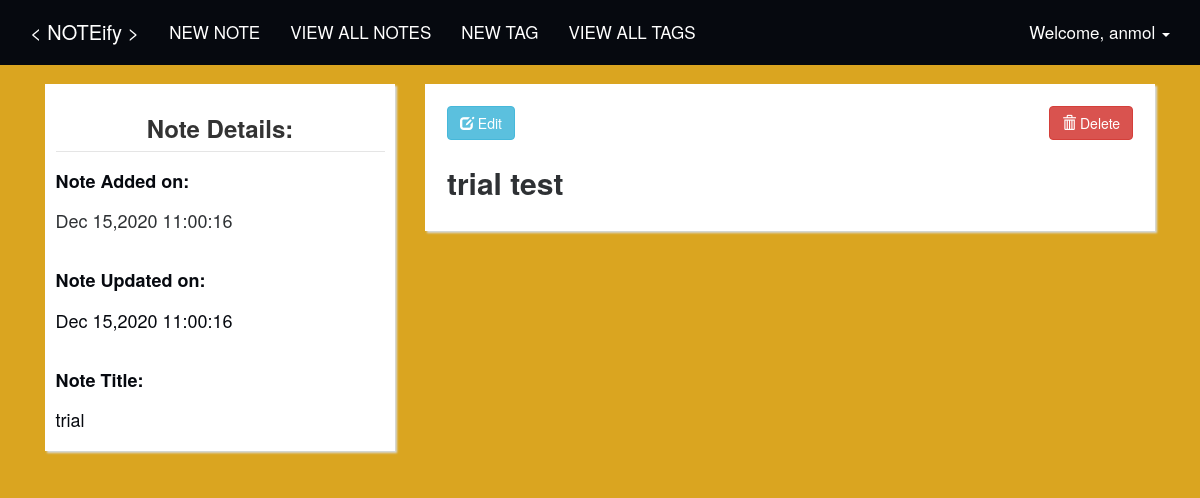
Screenshot of /notes/25/ (signed in) with the database file from the repository.
### tables this page shows
CREATE TABLE `notes` (
  `id` INTEGER NOT NULL PRIMARY KEY AUTOINCREMENT,
  `created` TIMESTAMP NOT NULL DEFAULT (strftime('%Y-%m-%d %H:%M:%S', 'now', 'localtime')),
  `updated` TIMESTAMP NOT NULL DEFAULT (strftime('%Y-%m-%d %H:%M:%S', 'now', 'localtime')),
  `note_title` VARCHAR(255),
  `note` TEXT,
  `note_markdown` TEXT,
  `tags` VARCHAR(200),
  `user_id` INTEGER,
  FOREIGN KEY(user_id) REFERENCES users(id)
);

### core/views.py (the view)
@core.route("/notes/<id>/")
@login_required
def view_note(id):
    notes = functions.get_data_using_id(id)
    return render_template('view_note.html', notes=notes, username=session['username'])

### core/views.py (called while the page is built)
@current_app.template_filter()
def custom_date(date):
    import datetime
    date = datetime.datetime.strptime(date, '%Y-%m-%d %H:%M:%S')
    return date.strftime('%b %d,%Y %H:%M:%S')

### utils/functions.py (called while the page is built)
def get_database_connection():
    import sqlite3
    sqlite_file = 'notes.db'
    file_exists = os.path.isfile(sqlite_file)
    conn = sqlite3.connect(sqlite_file)
    if not file_exists:
        create_sqlite_tables(conn)
    return conn

def get_data_using_id(id):
    conn = get_database_connection()
    try:
        cursor = conn.cursor()
        cursor.execute('SELECT * FROM notes WHERE id=' + str(id))
        results = cursor.fetchall()
        cursor.close()
        return results
    except:
        cursor.close()

### templates/view_note.html
{% extends "index.html" %}
{% block content %}
    <div class="container" style="padding-top: 2%">
        <div class="col-lg-4 col-md-4 col-sm-12 col-xs-12">
            <div class="thumbnail" style="padding: 3%">
                {% for note in notes %}
                    <legend><h3 class="text-center"><b>Note Details:</b></h3></legend>
                    <h4 ><b style="color: #06090f;">Note Added on:</b> <br><br> {{ note[1] | custom_date }}</h4>
                    <br>
                    <h4 style="color: #06090f;"><b>Note Updated on:</b> <br><br> {{ note[2] | custom_date }}</h4>
                    <br>
                    <h4 style="color: #06090f;"><b>Note Title:</b> <br><br> {{ note[3] }}</h4>
                {% endfor %}
            </div>
        </div>
        <div class="col-lg-8 col-md-8 col-sm-12 col-xs-12">
            <div class="thumbnail"  style="padding: 3%">
                {% for note in notes %}
                    <a href="/notes/edit/{{ note[0] }}/" class="pull-left">
                        <button type="button" class="btn btn-info">
                            <span class="glyphicon glyphicon-edit"></span> Edit
                        </button>
                    </a>
                    <a href="/notes/delete/{{ note[0] }}/" class="pull-right">
                        <button type="button" class="btn btn-danger">
                            <span class="glyphicon glyphicon-trash"></span> Delete
                        </button>
                    </a>
                    <br>
                    <br>
                    <h2>{{ note[4] | safe }}</h2>
                {% endfor %}
            </div>
        </div>
    </div>
{% endblock %}

### static/css/base.css (style rules this page uses)
body { background-color: rgb(242, 243, 244); }
.thumbnail { border-radius: 0px; box-shadow: 2px 2px 2px #d6dbdf; border-style: none; border: 0; color: #2e3134; }

### templates/index.html (style rules this page uses)
body { background-color: #daa520; color: black; }
a { color: black; }

### rows the page displays
notes: created "Dec 15,2020 11:00:16", updated "Dec 15,2020 11:00:16", note_title "trial", note "trial test"

### other values shown
{{ username }} "anmol"
